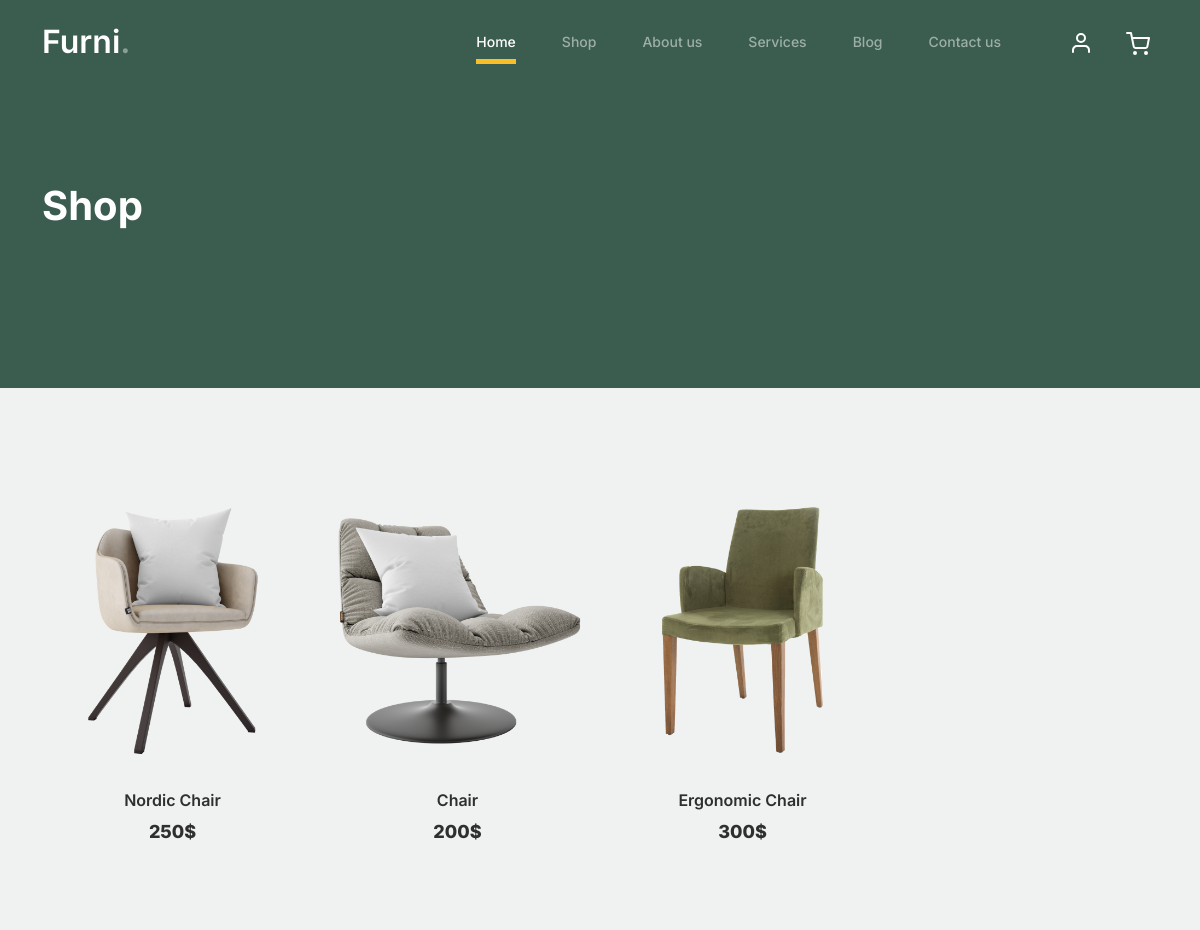
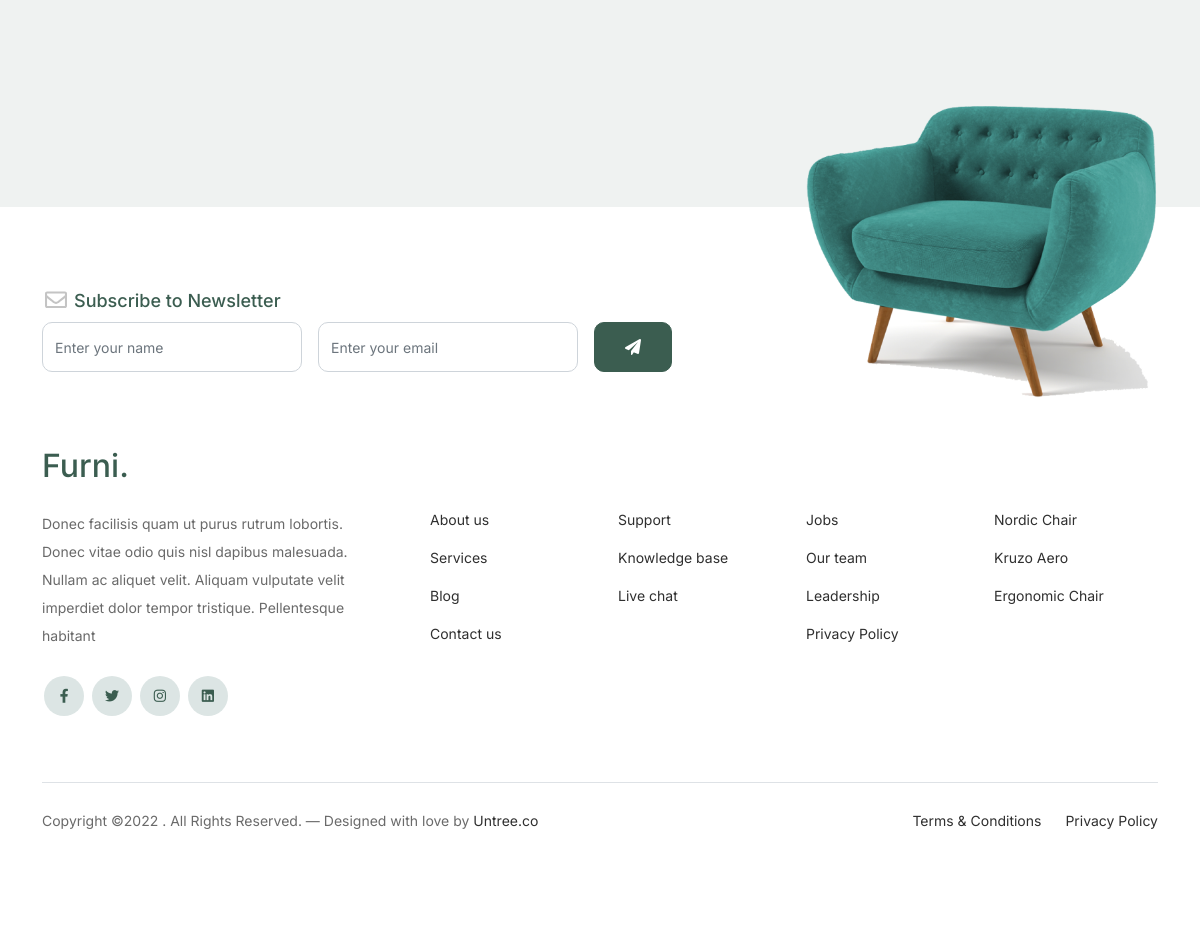
The app's page /shop/ with its own data (2 pictures, top to bottom).
### shop/models.py (models this page shows, shortened)
class Furniture(models.Model):
    image = models.ImageField(upload_to='photos/furniture')
    name = models.CharField(max_length=100)
    price = models.IntegerField()
    short_desc = models.CharField(max_length=200)
    class Meta:
        verbose_name = 'Furniture Item'
        verbose_name_plural = 'Furniture'

### shop/views.py (the view)
# urls.py: path('shop/', ShopPage.as_view(), name='shop'),
class ShopPage(ListView):
    template_name = 'shop/shop.html'
    context_object_name = 'products'
    def get_queryset(self):
        return Furniture.objects.all()

### shop/templates/shop/shop.html (shortened to what this page needs)
{% extends 'base.html' %}
{% load static %}
{% block hero %}
    <div class="hero">
        <div class="container">
            <div class="row justify-content-between">
                <div class="col-lg-5">
                    <div class="intro-excerpt">
                        <h1>Shop</h1>
                    </div>
                </div>
                <div class="col-lg-7">
                </div>
            </div>
        </div>
    </div>
{% endblock %}
{% block content %}
    <div class="untree_co-section product-section before-footer-section">
        <div class="container">
            <div class="row">
                {% for item in products %}
                    <div class="col-12 col-md-4 col-lg-3 mb-5">
                        <a class="product-item" href="#">
                            <img src="{{ item.image.url }}" class="img-fluid product-thumbnail">
                            <h3 class="product-title">{{ item.name }}</h3>
                            <strong class="product-price">{{ item.price }}$</strong>
                        </a>
                    </div>
                {% endfor %}
            </div>
        </div>
    </div>
{% endblock %}

### furni/static/css/style.css (style rules this page uses)
body { overflow-x: hidden; position: relative; }
body { font-family: "Inter", sans-serif; font-weight: 400; line-height: 28px; color: #6a6a6a; font-size: 14px; background-color: #eff2f1; }
a { text-decoration: none; -webkit-transition: .3s all ease; -o-transition: .3s all ease; transition: .3s all ease; color: #2f2f2f; text-decoration: underline; }
.hero { background: #3b5d50; padding: calc(4rem - 30px) 0 0rem 0; }
@media (min-width: 768px) { .hero { padding: calc(4rem - 30px) 0 4rem 0; } }
@media (min-width: 992px) { .hero { padding: calc(8rem - 30px) 0 8rem 0; } }
.hero .intro-excerpt { position: relative; z-index: 4; }
@media (min-width: 992px) { .hero .intro-excerpt { max-width: 450px; } }
.hero h1 { font-weight: 700; color: #ffffff; margin-bottom: 30px; }
.product-section { padding: 7rem 0; }
.product-section .product-item { text-align: center; text-decoration: none; display: block; position: relative; padding-bottom: 50px; cursor: pointer; }
.product-section .product-item .product-thumbnail { margin-bottom: 30px; position: relative; top: 0; -webkit-transition: .3s all ease; -o-transition: .3s all ease; transition: .3s all ease; }
.product-section .product-item h3 { font-weight: 600; font-size: 16px; }
.product-section .product-item strong { font-weight: 800 !important; font-size: 18px !important; }
.product-section .product-item h3, .product-section .product-item strong { color: #2f2f2f; text-decoration: none; }
.product-section .product-item:before { bottom: 0; left: 0; right: 0; position: absolute; content: ""; background: #dce5e4; height: 0%; z-index: -1; border-radius: 10px; -webkit-transition: .3s all ease; -o-transition: .3s all ease; transition: .3s all ease; }
.before-footer-section { padding: 7rem 0 12rem 0 !important; }
.untree_co-section { padding: 7rem 0; }

### records on screen
Furniture: image (picture), name "Nordic Chair", price "250"
Furniture: image (picture), name "Chair", price "200"
Furniture: image (picture), name "Ergonomic Chair", price "300"
